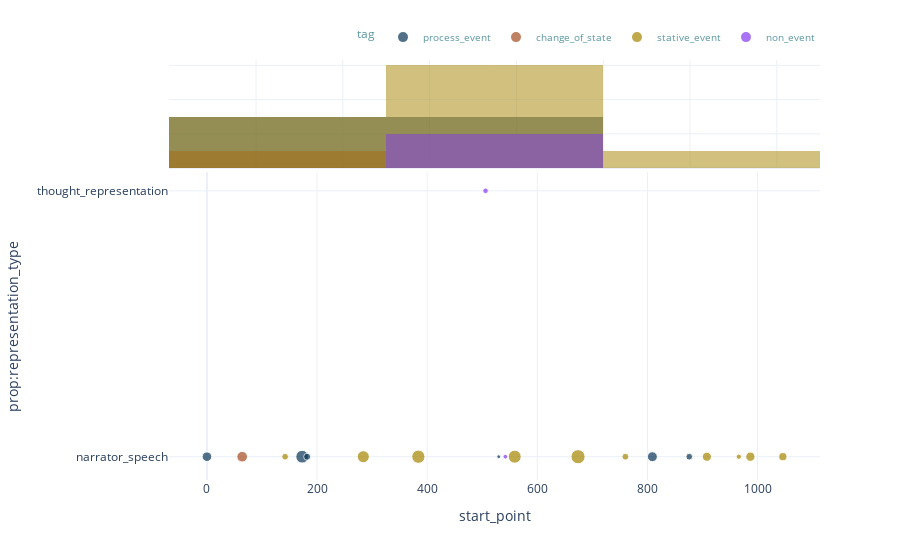

Notebook code for this chart:
### Markdown cell above
You can customize the plot by choosing annotation properties for the y_axis and the scatter color.

### Code cell
my_project.ac_dict[my_annotation_collection].plot_annotations(y_axis='prop:representation_type')

### Figure 1 — Plotly figure (JSON) as saved in the notebook; plotly's stock layout.template omitted (floating-point values rounded to 4 significant figures)
{"data": [{"customdata": [["<I><br>One morning, as Gregor Samsa was waking up from anxious<br>dreams<br></I>"], ["<I><br>and saw his brown, arched abdomen divided up into rigid<br>bow-like sections<br></I>"], ["<I><br>as he lifted his head up a little<br></I>"], ["<I><br>he thought<br></I>"], ["<I><br>which he had cut out of an illustrated magazine a<br>little while ago<br></I>"], ["<I><br>and set in a pretty gilt frame<br></I>"]], "hovertemplate": "tag=process_event<br>start_point=%{x}<br>prop:representation_type=%{y}<br>size=%{marker.size}<br>ANNOTATION=%{customdata[0]}<extra></extra>", "legendgroup": "process_event", "marker": {"color": "#093658", "opacity": 0.7, "size": [62, 109, 33, 10, 66, 30], "sizemode": "area", "sizeref": 1.34, "symbol": "circle"}, "mode": "markers", "name": "process_event", "orientation": "h", "showlegend": true, "type": "scatter", "x": [0, 173, 182, 530, 809, 876], "xaxis": "x", "y": ["narrator_speech", "narrator_speech", "narrator_speech", "narrator_speech", "narrator_speech", "narrator_speech"], "yaxis": "y"}, {"bingroup": "x", "hovertemplate": "tag=process_event<br>start_point=%{x}<br>count=%{y}<extra></extra>", "legendgroup": "process_event", "marker": {"color": "#093658"}, "name": "process_event", "opacity": 0.5, "showlegend": false, "type": "histogram", "x": [0, 173, 182, 530, 809, 876], "xaxis": "x2", "yaxis": "y2"}, {"customdata": [["<I><br>he discovered that in bed he had been changed into<br>a monstrous verminous bug<br></I>"]], "hovertemplate": "tag=change_of_state<br>start_point=%{x}<br>prop:representation_type=%{y}<br>size=%{marker.size}<br>ANNOTATION=%{customdata[0]}<extra></extra>", "legendgroup": "change_of_state", "marker": {"color": "#A64B21", "opacity": 0.7, "size": [76], "sizemode": "area", "sizeref": 1.34, "symbol": "circle"}, "mode": "markers", "name": "change_of_state", "orientation": "h", "showlegend": true, "type": "scatter", "x": [64], "xaxis": "x", "y": ["narrator_speech"], "yaxis": "y"}, {"bingroup": "x", "hovertemplate": "tag=change_of_state<br>start_point=%{x}<br>count=%{y}<extra></extra>", "legendgroup": "change_of_state", "marker": {"color": "#A64B21"}, "name": "change_of_state", "opacity": 0.5, "showlegend": false, "type": "histogram", "x": [64], "xaxis": "x2", "yaxis": "y2"}, {"customdata": [["<I><br>He lay on his armour-hard back<br></I>"], ["<I><br>From this height the blanket, just about ready to slide<br>off completely, could hardly stay in place<br></I>"], ["<I><br>His numerous legs, pitifully thin in comparison to the rest<br>of his circumference, flickered helplessly before his eyes<br></I>"], ["<I><br>His room, a proper room for a human being, only<br>somewhat too small, lay quietly between the four well-known walls<br></I>"], ["<I><br>Above the table, on which an unpacked collection of sample<br>cloth goods was spread out hung the picture<br></I>"], ["<I><br>Samsa was a travelling salesman<br></I>"], ["<I><br>It was a picture of a woman with a fur<br>hat and a fur boa<br></I>"], ["<I><br>She sat erect there<br></I>"], ["<I><br>lifting up in the direction of the viewer a solid<br>fur muff<br></I>"], ["<I><br>into which her entire forearm had disappeared<br></I>"]], "hovertemplate": "tag=stative_event<br>start_point=%{x}<br>prop:representation_type=%{y}<br>size=%{marker.size}<br>ANNOTATION=%{customdata[0]}<extra></extra>", "legendgroup": "stative_event", "marker": {"color": "#A68500", "opacity": 0.7, "size": [30, 98, 118, 113, 134, 31, 56, 19, 58, 45], "sizemode": "area", "sizeref": 1.34, "symbol": "circle"}, "mode": "markers", "name": "stative_event", "orientation": "h", "showlegend": true, "type": "scatter", "x": [142, 284, 384, 559, 674, 760, 908, 966, 987, 1046], "xaxis": "x", "y": ["narrator_speech", "narrator_speech", "narrator_speech", "narrator_speech", "narrator_speech", "narrator_speech", "narrator_speech", "narrator_speech", "narrator_speech", "narrator_speech"], "yaxis": "y"}, {"bingroup": "x", "hovertemplate": "tag=stative_event<br>start_point=%{x}<br>count=%{y}<extra></extra>", "legendgroup": "stative_event", "marker": {"color": "#A68500"}, "name": "stative_event", "opacity": 0.5, "showlegend": false, "type": "histogram", "x": [142, 284, 384, 559, 674, 760, 908, 966, 987, 1046], "xaxis": "x2", "yaxis": "y2"}, {"customdata": [["<I><br>What's happened to me<br></I>"], ["<I><br>It was no dream<br></I>"]], "hovertemplate": "tag=non_event<br>start_point=%{x}<br>prop:representation_type=%{y}<br>size=%{marker.size}<br>ANNOTATION=%{customdata[0]}<extra></extra>", "legendgroup": "non_event", "marker": {"color": "#843AF2", "opacity": 0.7, "size": [21, 15], "sizemode": "area", "sizeref": 1.34, "symbol": "circle"}, "mode": "markers", "name": "non_event", "orientation": "h", "showlegend": true, "type": "scatter", "x": [506, 542], "xaxis": "x", "y": ["thought_representation", "narrator_speech"], "yaxis": "y"}, {"bingroup": "x", "hovertemplate": "tag=non_event<br>start_point=%{x}<br>count=%{y}<extra></extra>", "legendgroup": "non_event", "marker": {"color": "#843AF2"}, "name": "non_event", "opacity": 0.5, "showlegend": false, "type": "histogram", "x": [506, 542], "xaxis": "x2", "yaxis": "y2"}], "layout": {"barmode": "overlay", "legend": {"font": {"color": "#5A98A1", "size": 10}, "itemsizing": "constant", "orientation": "h", "title": {"text": "tag"}, "tracegroupgap": 0, "x": 1, "xanchor": "right", "y": 1.02, "yanchor": "bottom"}, "margin": {"t": 60}, "xaxis": {"anchor": "y", "domain": [0, 1], "title": {"text": "start_point"}}, "xaxis2": {"anchor": "y2", "domain": [0, 1], "showgrid": true, "showticklabels": false}, "yaxis": {"anchor": "x", "domain": [0, 0.7326], "title": {"text": "prop:representation_type"}}, "yaxis2": {"anchor": "x2", "domain": [0.7426, 1], "matches": "y2", "showgrid": true, "showline": false, "showticklabels": false, "ticks": ""}}}
